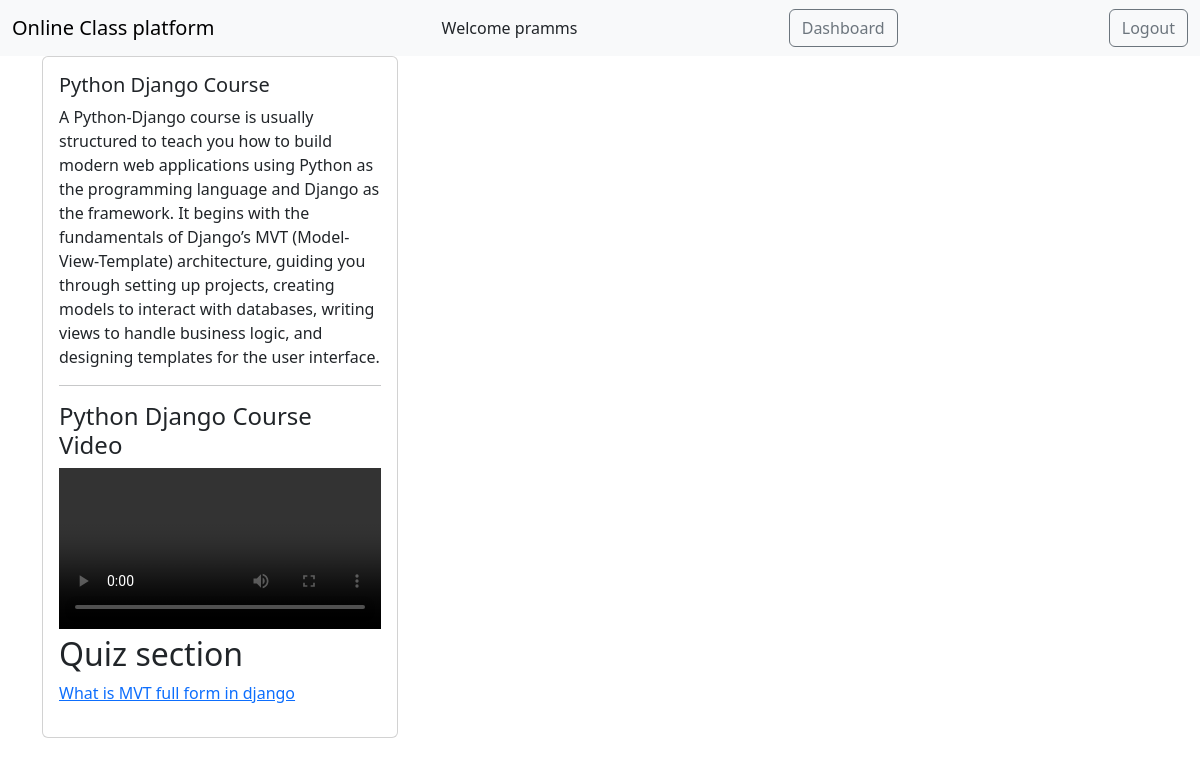
Screenshot of /course-detail/1/ (signed in) with the database file from the repository.
### class_app/models.py (models this page shows, shortened)
class Course(models.Model):
    title = models.CharField(max_length=255)
    description = models.TextField()
    created_at = models.DateTimeField(auto_now_add=True)

class Video(models.Model):
    title = models.CharField(max_length=255)
    course = models.ForeignKey(Course,on_delete=models.CASCADE,related_name="videos")
    file = models.FileField(upload_to='course_videos/',blank=False)

class Quiz(models.Model):
    course = models.ForeignKey(Course,on_delete=models.CASCADE,related_name="quizzes")
    question = models.CharField(max_length=255)
    option1 = models.CharField(max_length=255)
    option2 = models.CharField(max_length=255)
    option3 = models.CharField(max_length=255)
    option4 = models.CharField(max_length=255)
    correct_option = models.PositiveBigIntegerField()

### class_app/views.py (the view)
# urls.py: path("course-detail/<int:pk>/",views.CourseDetailView.as_view(),name='course-detail'),
class CourseDetailView(LoginRequiredMixin,DetailView):
    model = Course
    template_name = "course_detail.html"
    context_object_name = "course"
    def get_context_data(self, **kwargs):
        context = super().get_context_data(**kwargs)
        context['enrolled'] = Enrollment.objects.filter(user=self.request.user,course=self.object).exists()
        return context

### templates/course_detail.html
{% extends 'base.html' %}
{% block content %}
<div class="row row-cols-1 row-cols-md-3 g-4">
    <div class="col">
    <div class="card h-100">
      <div class="card-body">
        <h5 class="card-title">{{ course.title }}</h5>
        <p class="card-text">{{ course.description }}</p>
        <hr>
        {% if not enrolled %}
        <form action="{% url 'enroll' course.pk %}" method="post">
            {% csrf_token %}
            <button type="submit" class="btn btn-outline-success">Enroll Now</button>
        </form>
        {% else %}
        {% for video in course.videos.all %}
        <div>
            <h4>{{ video.title }}</h4>
            <video style="height: 100%; width: 100%;" controls>
                <source src="{{ video.file.url }}" type="video/mp4">
            </video>
        </div>
        {% empty %}
        <p>No videos added</p>
        {% endfor %}
        <h2>Quiz section</h2>
        {% for quiz in course.quizzes.all %}
        <p>
            <a href="{% url 'quiz' course.pk quiz.pk %}">{{ quiz.question }}</a>
        </p>
        {% empty %}
        <p>No quizzes available</p>
        {% endfor %}
        {% endif %}
    </div>
    </div>
  </div>
</div>
{% endblock content %}

### templates/base.html (shortened to what this page needs)
<!doctype html>
<html lang="en">
<head>
    <link href="https://cdn.jsdelivr.net/npm/bootstrap@5.3.8/dist/css/bootstrap.min.css" rel="stylesheet"
>
</head>
<body>
    <nav class="navbar bg-body-tertiary">
        <div class="container-fluid">
            <a class="navbar-brand" href="/">Online Class platform</a>
            {% if user.is_authenticated %}
                Welcome {{ user.username }}
                <a href="{% url 'dashboard' %}" class="btn btn-outline-secondary">Dashboard</a>
                <form action="{% url 'logout' %}" method="post">
                    <button type="submit" class="btn btn-outline-secondary">Logout</button>
                </form>
                {% else %}
                <a href="{% url 'login' %}" class="btn btn-outline-primary mt-2">Login</a>
            {% endif %}
        </div>
    </nav>
    <div class="container">
        {% block content %}
        {% endblock content %}
    </div>
</body>
</html>

### rows the page displays
Course: title "Python Django Course", description "A Python-Django course is usually structured to teach you how to build modern web applications using Python as the programming language and Django as the framework. It begins with the fundamentals of Django’s MVT (Model-View-Template) architecture, guiding you through setting up projects, creating models to interact with databases, writing views to handle business logic, and designing templates for the user interface."
Video: title "Python Django Course Video"
Quiz: question "What is MVT full form in django"

### other values shown
{{ user.username }} "pramms"
